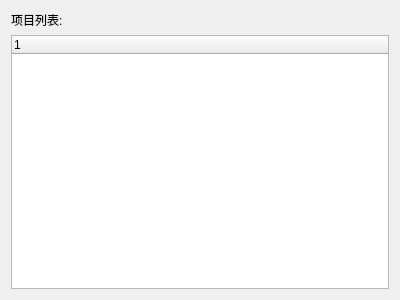
<?xml version="1.0" encoding="UTF-8"?>
<ui version="4.0">
 <class>ProTree</class>
 <widget class="QDialog" name="ProTree">
  <property name="geometry">
   <rect>
    <x>0</x>
    <y>0</y>
    <width>400</width>
    <height>300</height>
   </rect>
  </property>
  <property name="windowTitle">
   <string>Dialog</string>
  </property>
  <layout class="QVBoxLayout" name="verticalLayout_2">
   <item>
    <layout class="QVBoxLayout" name="verticalLayout" stretch="1,20">
     <item>
      <widget class="QLabel" name="lable_pro">
       <property name="text">
        <string>项目列表:</string>
       </property>
      </widget>
     </item>
     <item>
      <widget class="QTreeWidget" name="treeWidget">
       <column>
        <property name="text">
         <string notr="true">1</string>
        </property>
       </column>
      </widget>
     </item>
    </layout>
   </item>
  </layout>
 </widget>
 <resources/>
 <connections/>
</ui>
